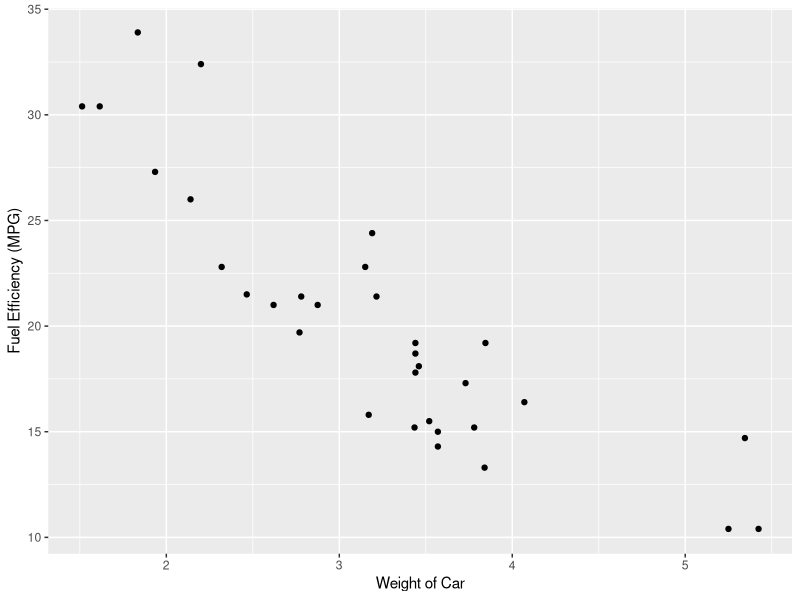

The R source for this figure:
## ---- chunk 1
1 + 1

library(tidyverse)
glimpse(mtcars)
mtcars %>% 
  ggplot(aes(x=wt, y=mpg)) +
  geom_point() +
  labs(x='Weight of Car', y='Fuel Efficiency (MPG)')
